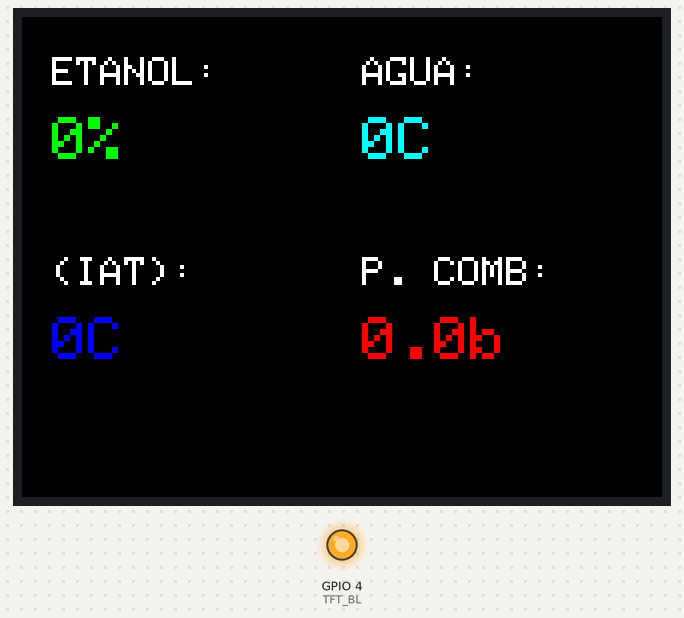
This sketch was run on a simulated ESP32-S3. Parts: 320×240 colour display, output pins drawn as LEDs (lit = HIGH). No CAN messages arrive unless stated.

Above: at 0.3 s.

The sketch:

monitor-v-1-2.ino
```cpp
#include <Arduino.h>
#include <driver/twai.h>
#include <SPI.h>
#include <Adafruit_GFX.h>
#include <Adafruit_ST7789.h>
#include <XPT2046_Touchscreen.h>

// Pinos do Display ST7789
#define TFT_CS    5
#define TFT_DC    6
#define TFT_RST   7
#define TFT_MOSI  35
#define TFT_SCK   36
#define TFT_BL    4

// Pinos do Touch XPT2046
#define TOUCH_CS    10
#define TOUCH_IRQ   18    // 🔥 OBRIGATÓRIO: Mude o fio físico do pino 9 para o pino 18!
#define TOUCH_MISO  37

// Pinos do Transceiver CAN
#define CAN_TX 16
#define CAN_RX 15

#define SHIFT_LIGHT_RPM 1500

// Utiliza a instância SPI padrão do ESP32-S3
Adafruit_ST7789 tft = Adafruit_ST7789(&SPI, TFT_CS, TFT_DC, TFT_RST);
XPT2046_Touchscreen ts(TOUCH_CS, TOUCH_IRQ);

// Variáveis voláteis dos Sensores OBD2
volatile int currentRpm = 0;
volatile bool shiftLightAtivo = false;

int currentEtanol = 0, currentAgua = 0, currentIat = 0;
float currentCombustivelBar = 0.0;

// Variáveis de controle de tela
int lastEtanol = -1, lastAgua = -1, lastIat = -1;
float lastCombustivelBar = -1.0;
bool flashEstado = false;
bool tcDesativadoEstado = false;

// Gerenciamento da rajada TC OFF Assíncrona
bool enviandoRajadaTC = false;
int contadorFramesTC = 0;
unsigned long lastFrameTCTime = 0;

// Coordenadas do Botão Virtual Touch na Tela
const int btnX = 15;
const int btnY = 205;
const int btnW = 110;
const int btnH = 30;

enum SEC_OBD_STATES { REQ_ETANOL, REQ_AGUA, REQ_IAT, REQ_FUEL_PRESS };
SEC_OBD_STATES secState = REQ_ETANOL;

unsigned long lastRpmRequestTime = 0;
unsigned long lastSecRequestTime = 0;
unsigned long lastTouchTime = 0;
unsigned long lastFlashTime = 0;

const unsigned long rpmRequestInterval = 12;
const unsigned long secRequestInterval = 200;
const unsigned long flashInterval = 40;

// Variáveis de controle UDS do ABS
unsigned long lastUdsTime = 0;
int etapaUDS = 0; // 0 = Parado, 1 = Sessão Extendida, 2 = Comando ASR OFF

void setupCAN() {
    twai_general_config_t g_config = TWAI_GENERAL_CONFIG_DEFAULT((gpio_num_t)CAN_TX, (gpio_num_t)CAN_RX, TWAI_MODE_NORMAL);
    g_config.rx_queue_len = 100;
    twai_timing_config_t t_config = TWAI_TIMING_CONFIG_500KBITS();
    twai_filter_config_t f_config = TWAI_FILTER_CONFIG_ACCEPT_ALL();
    twai_driver_install(&g_config, &t_config, &f_config);
    twai_start();
}

void verificarStatusCAN() {
    twai_status_info_t status_info;
    twai_get_status_info(&status_info);
    if (status_info.state == TWAI_STATE_BUS_OFF) {
        twai_initiate_recovery();
        vTaskDelay(pdMS_TO_TICKS(10));
        twai_start();
    }
}

inline void sendOBDRequest(uint8_t pid) {
    twai_message_t message;
    message.identifier = 0x7DF;
    message.extd = 0;
    message.rtr = 0;
    message.data_length_code = 8;
    message.data[0] = 0x02;
    message.data[1] = 0x01;
    message.data[2] = pid;
    for(int i=3; i<8; i++) message.data[i] = 0x55;

    twai_transmit(&message, pdMS_TO_TICKS(2));
}

// void iniciarInjecaoTCOff() {
//     // enviandoRajadaTC = true;
//     // contadorFramesTC = 0;
//     // lastFrameTCTime = 0;
//     etapaUDS = 1; // Inicia a máquina de estados do UDS
//     lastUdsTime = millis();
//     Serial.println("Iniciando comunicação UDS com ABS (0x713)...");
// }

// void processarInjecaoTCOffAssincrona() {
//     if (!enviandoRajadaTC) return;

//     unsigned long currentMillis = millis();
//     if (currentMillis - lastFrameTCTime >= 10) {
//         lastFrameTCTime = currentMillis;

//         twai_message_t tc_msg;
//         tc_msg.identifier = 0x1A0;
//         tc_msg.extd = 0;
//         tc_msg.rtr = 0;
//         tc_msg.data_length_code = 8;
//         tc_msg.data[0] = 0x01;
//         tc_msg.data[1] = 0x02;
//         tc_msg.data[2] = 0x00;
//         tc_msg.data[3] = 0x00;
//         tc_msg.data[4] = 0x00;
//         tc_msg.data[5] = 0x00;
//         tc_msg.data[6] = 0x00;
//         tc_msg.data[7] = 0x00;

//         twai_transmit(&tc_msg, pdMS_TO_TICKS(2));
//         contadorFramesTC++;

//         if (contadorFramesTC >= 20) {
//             enviandoRajadaTC = false;
//         }
//     }
// }

// void processarInjecaoTCOffAssincrona() {
//     if (etapaUDS == 0) return;

//     unsigned long currentMillis = millis();

//     // Etapa 1: Abrir Sessão de Diagnóstico Estendida no ABS (Necessário para aceitar comandos)
//     if (etapaUDS == 1 && (currentMillis - lastUdsTime >= 20)) {
//         twai_message_t abs_msg;
//         abs_msg.identifier = 0x713;  // ID de Diagnóstico do ABS na VW
//         abs_msg.extd = 0;
//         abs_msg.rtr = 0;
//         abs_msg.data_length_code = 8;

//         abs_msg.data[0] = 0x02; // Tamanho dos dados (2 bytes)
//         abs_msg.data[1] = 0x10; // Serviço UDS: Diagnostic Session Control
//         abs_msg.data[2] = 0x03; // Sub-função: Extended Diagnostic Session
//         for(int i=3; i<8; i++) abs_msg.data[i] = 0x00; // Preenchimento (Padding)

//         twai_transmit(&abs_msg, pdMS_TO_TICKS(2));

//         etapaUDS = 2;
//         lastUdsTime = currentMillis;
//     }

//     // Etapa 2: Enviar a Rotina (Routine Control) para desativar o ASR
//     // Esperamos 50ms para o ABS processar a abertura da sessão
//     if (etapaUDS == 2 && (currentMillis - lastUdsTime >= 50)) {
//         twai_message_t abs_msg;
//         abs_msg.identifier = 0x713;
//         abs_msg.extd = 0;
//         abs_msg.rtr = 0;
//         abs_msg.data_length_code = 8;

//         abs_msg.data[0] = 0x04; // Tamanho dos dados (4 bytes)
//         abs_msg.data[1] = 0x31; // Serviço UDS: Routine Control (Inicia uma rotina)
//         abs_msg.data[2] = 0x01; // Sub-função: Start Routine

//         // ⚠️ AQUI ESTÁ O "SEGREDO": O ID da rotina exata para ASR OFF
//         // Em bombas Bosch ESP9i (VW Up!), a rotina de "Roller Test Bench" geralmente é 0x02 0x03 ou 0x40 0x02
//         abs_msg.data[3] = 0x02; // Byte 1 da Rotina
//         abs_msg.data[4] = 0x03; // Byte 2 da Rotina
//         for(int i=5; i<8; i++) abs_msg.data[i] = 0x00;

//         twai_transmit(&abs_msg, pdMS_TO_TICKS(2));

//         etapaUDS = 0; // Finaliza o processo
//         Serial.println("Comando UDS ASR OFF Enviado!");
//     }
// }

// void desenharBotaoTC(bool ativado) {
//     uint16_t corBotao = ativado ? ST77XX_ORANGE : 0x7BEF;
//     uint16_t corTexto = ativado ? ST77XX_BLACK : ST77XX_WHITE;

//     tft.fillRect(btnX, btnY, btnW, btnH, corBotao);
//     tft.drawRect(btnX, btnY, btnW, btnH, ST77XX_WHITE);

//     tft.setTextSize(2);
//     tft.setTextColor(corTexto);
//     tft.setCursor(btnX + 18, btnY + 7);
//     tft.print("TC OFF");
// }

void desenharInterfaceBase(bool emAlerta) {
    tft.fillScreen(ST77XX_BLACK);

    if (!emAlerta) {
        tft.setTextColor(ST77XX_WHITE);
        tft.setTextSize(2);
        tft.setCursor(15, 20); tft.print("ETANOL:");
        tft.setCursor(170, 20); tft.print("AGUA:");
        tft.setCursor(15, 120); tft.print("(IAT):");
        tft.setCursor(170, 120); tft.print("P. COMB:"); // Reduzido para caber melhor na tela

        lastEtanol = -1; lastAgua = -1; lastIat = -1; lastCombustivelBar = -1.0;
        // desenharBotaoTC(tcDesativadoEstado);
    }
}

void setup() {
    Serial.begin(115200);

    // Liga o Backlight do TFT
    pinMode(TFT_BL, OUTPUT);
    digitalWrite(TFT_BL, HIGH);

    // 🔥 CORREÇÃO CRÍTICA 1: O pino de CS (4º parâmetro) DEVE ser -1 para barramento compartilhado
    // Caso contrário o ESP32 ativa o Touch cada vez que fala com a tela, travando os dois.
    SPI.begin(TFT_SCK, TOUCH_MISO, TFT_MOSI, -1);

    // Inicializa o TFT
    tft.init(240, 320);
    tft.setRotation(5); // 1 = Paisagem (Landscape). O "5" estava inválido.
    tft.invertDisplay(false);

    // Inicializa o Touch
    ts.begin(SPI);
    ts.setRotation(1); // Garante que a orientação do touch case com a tela

    desenharInterfaceBase(false);
    setupCAN();
}

void loop() {
    unsigned long currentMillis = millis();

    verificarStatusCAN();
    // processarInjecaoTCOffAssincrona();

    // 🔥 CORREÇÃO CRÍTICA 2: Sem `SPI.beginTransaction` manuais. A biblioteca resolve o conflito sozinha.
    if (currentMillis - lastTouchTime > 200) {
        if (ts.touched()) {
            TS_Point p = ts.getPoint();

            int xPixel = map(p.x, 300, 3800, 0, 320);
            int yPixel = map(p.y, 300, 3800, 0, 240);

            if (xPixel >= btnX && xPixel <= (btnX + btnW) && yPixel >= btnY && yPixel <= (btnY + btnH)) {
                lastTouchTime = currentMillis;

                if (!shiftLightAtivo) {
                    tcDesativadoEstado = !tcDesativadoEstado;
                    // desenharBotaoTC(tcDesativadoEstado);
                    // iniciarInjecaoTCOff();
                }
            }
        }
    }

    if (currentMillis - lastRpmRequestTime >= rpmRequestInterval) {
        lastRpmRequestTime = currentMillis;
        sendOBDRequest(0x0C);
    }

    if (!shiftLightAtivo && (currentMillis - lastSecRequestTime >= secRequestInterval)) {
        lastSecRequestTime = currentMillis;
        switch (secState) {
            case REQ_ETANOL:     sendOBDRequest(0x52); secState = REQ_AGUA; break;
            case REQ_AGUA:       sendOBDRequest(0x05); secState = REQ_IAT; break;
            case REQ_IAT:        sendOBDRequest(0x0F); secState = REQ_FUEL_PRESS; break;
            case REQ_FUEL_PRESS: sendOBDRequest(0x23); secState = REQ_ETANOL; break;
        }
    }

    twai_message_t rx_msg;
    while (twai_receive(&rx_msg, 0) == ESP_OK) {
        if (rx_msg.identifier == 0x7E8 && rx_msg.data[0] >= 0x02 && rx_msg.data[1] == 0x41) {
            uint8_t pidRespondido = rx_msg.data[2];

            if (pidRespondido == 0x0C) {
                currentRpm = ((rx_msg.data[3] * 256) + rx_msg.data[4]) / 4;

                if (currentRpm >= SHIFT_LIGHT_RPM) {
                    if (!shiftLightAtivo) {
                        shiftLightAtivo = true;
                    }
                } else {
                    if (shiftLightAtivo) {
                        shiftLightAtivo = false;
                        desenharInterfaceBase(false);
                    }
                }
            }
            else if (!shiftLightAtivo) {
                switch (pidRespondido) {
                    case 0x52: currentEtanol = rx_msg.data[3] * (100.0 / 255.0); break;
                    case 0x05: currentAgua = rx_msg.data[3] - 40; break;
                    case 0x0F: currentIat = rx_msg.data[3] - 40; break;
                    case 0x23: currentCombustivelBar = (((rx_msg.data[3] * 256) + rx_msg.data[4])) / 100.0; break;
                }
            }
        }
    }

    if (shiftLightAtivo) {
        if (currentMillis - lastFlashTime >= flashInterval) {
            lastFlashTime = currentMillis;
            flashEstado = !flashEstado;

            if (flashEstado) {
                tft.fillRect(5, 5, 310, 195, ST77XX_YELLOW);
                tft.setTextColor(ST77XX_BLACK);
                tft.setTextSize(5);
                tft.setCursor(85, 80);
                tft.print("SHIFT");
            } else {
                tft.fillRect(5, 5, 310, 195, ST77XX_BLACK);
            }
        }
    }
    else {
        tft.setTextSize(3);

        if (currentEtanol != lastEtanol) {
            tft.fillRect(15, 50, 110, 30, ST77XX_BLACK);
            tft.setCursor(15, 50); tft.setTextColor(ST77XX_GREEN);
            tft.print(currentEtanol); tft.print("%");
            lastEtanol = currentEtanol;
        }

        if (currentAgua != lastAgua) {
            tft.fillRect(170, 50, 110, 30, ST77XX_BLACK);
            tft.setCursor(170, 50);
            tft.setTextColor(currentAgua > 100 ? ST77XX_RED : ST77XX_CYAN);
            tft.print(currentAgua); tft.print("C");
            lastAgua = currentAgua;
        }

        if (currentIat != lastIat) {
            tft.fillRect(15, 150, 110, 30, ST77XX_BLACK);
            tft.setCursor(15, 150);
            tft.setTextColor(currentIat > 50 ? ST77XX_ORANGE : ST77XX_BLUE);
            tft.print(currentIat); tft.print("C");
            lastIat = currentIat;
        }

        if (currentCombustivelBar != lastCombustivelBar) {
            tft.fillRect(170, 150, 130, 30, ST77XX_BLACK);
            tft.setCursor(170, 150);
            tft.setTextColor(currentCombustivelBar < 3.0 ? ST77XX_RED : ST77XX_WHITE);
            tft.print(currentCombustivelBar, 1); tft.print("b");
            lastCombustivelBar = currentCombustivelBar;
        }
    }
}
```
